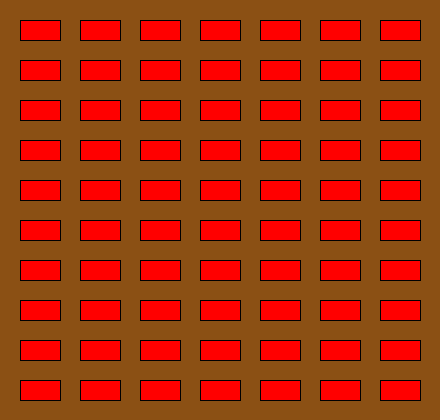
Frame 1 (no input)
Frame 60 (the mouse pressed at the canvas centre just before this capture): identical to frame 1, image omitted
Frame 120 (the mouse held since frame 60 and released just before this capture): identical to frame 1, image omitted

The Processing sketch that drew this single still picture (run headless with seeded random() and noise(); from frame 60 on, the mouse is pressed at the canvas centre):

// Processing sketch: asistencia9_4_24
// ── asistencia9_4_24.pde
PVector coordenadasRect;
int ancho, alto, distEntreRect;


public void setup(){
  size (440,420);
  background (139,80,20);
  ancho = 40;
  alto = 20;
  distEntreRect = 20;
  coordenadasRect = new PVector (distEntreRect, distEntreRect);
 }
 
 public void draw() {
   dibujarRectangulos();
 }
 
 public void dibujarRectangulos (){
     fill (255,0,0);
      for (float  x = coordenadasRect.x; x < width ; x += (ancho + distEntreRect)){ 
   
      for (float  y = coordenadasRect.y; y < height ; y += (alto + distEntreRect)){
      
      rect (x, y, ancho, alto);
     }
   }

 }
